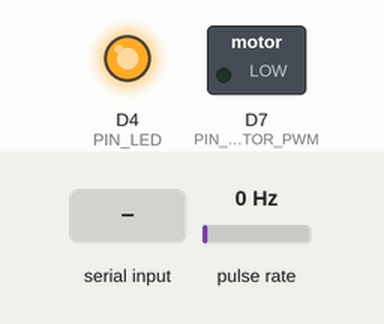
Simulated run of this sketch. Board: ESP8266 (NodeMCU). Parts: switched loads named in the sketch (green lamp = pin HIGH), output pins drawn as LEDs (lit = HIGH). Wiring (inferred from the names in the program): pulse sensor: data D6. Inputs (shaded band) come from the test bench; at power-on: pulse rate 0 Hz. What the sketch prints to the serial monitor is not drawn.

Above: at 1.2 s.
1.3 s: "0" received over Serial
At 2.2 s:
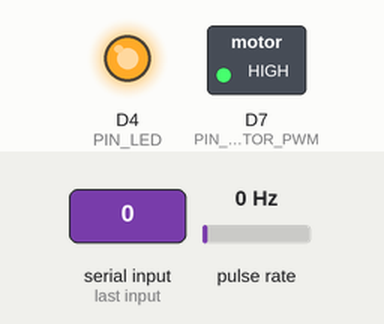
2.8 s: "1" received over Serial
At 3.3 s:
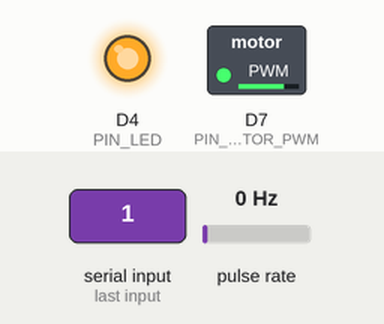
4.3 s: "3" received over Serial
At 5.6 s:
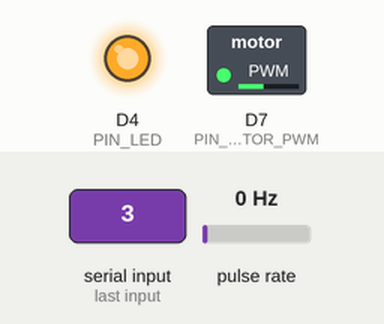
7.9 s: "0" received over Serial
At 8.4 s:
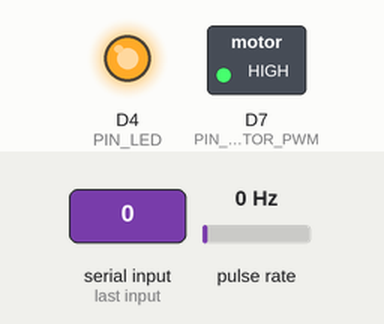
Timing chart, 0 to 10.9 s (numbered marks = the images above; inputs shaded):
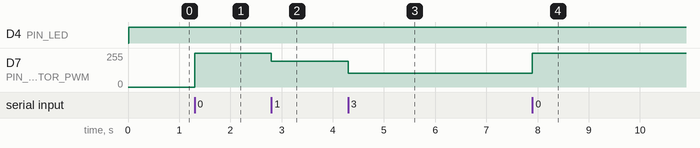

Measured:
- after the input at 1.3 s, D7 (PIN_MOTOR_PWM): 0/255 → 255/255 at once
- after the input at 2.8 s, D7 (PIN_MOTOR_PWM): 255/255 → 192/255 at once
- after the input at 4.3 s, D7 (PIN_MOTOR_PWM): 192/255 → 105/255 at once
- after the input at 7.9 s, D7 (PIN_MOTOR_PWM): 105/255 → 255/255 at once

The sketch:

LiDAR_MeasurePerTick.ino
```cpp
 #include <Wire.h>
#include <LIDARLite.h>

/*
Send number 0-5 to control motor speed (0 = stop, 5 = full)
*/

/*Different scanning modes are possible :
    - 0 : SLOW.  2 degrees angular resolution, max 1.2Hz, +- 3cm
    - 1 : FAST.  1 degree  angular resolution, max 1.5Hz, +- 6cm
    - 2 : ULTRA. 2 degrees angular resolution, max 3.0Hz, +- 6cm
*/
#define MODE 2

int TICKS_PER_LAP = 0; //176 rising ticks per lap ==> 176 ticks if slow mode (detects only rising ticks), 354 otherwise (rising + falling)

#define PIN_LED LED_BUILTIN
#define PIN_MOTOR_PWM D7
#define PIN_ENCODER_INPUT D6

volatile int LapCount;
volatile int lap_tick_count;
volatile bool bool_got_tick = false;
volatile bool bool_new_lap = false;

bool reset = false; //if the host asks for a reset.
volatile bool recalibrate_lidar = true;

LIDARLite LidarLite;
const int LidarMode = MODE; //See example DistanceToi2c from LidarLite library to test Lidar modes. 0 for SLOW (more precise), 1 for FAST (less precise, faster)

void motor_set_speed(int speed) {
  // Give a value from 0 (full stop) to 2013 (full speed)
  // Using transistor "BC558C W0 E"
  analogWrite(PIN_MOTOR_PWM, 1023 - speed);
}

void new_lap(bool reset) {
  // Resets the counter for a new lap. Sends a new lap header (flag for the loop).
  // arg reset : sets the lap counter to zero.
  LapCount = reset ? 0 : LapCount + 1;
  lap_tick_count = 0;
  bool_new_lap = true;
  recalibrate_lidar = true;
}

void encoder_tick() {
	lap_tick_count++;

  bool_got_tick = true;

	if(lap_tick_count > TICKS_PER_LAP) {
		new_lap(false);
	}
}
void check_serial_read() {
  if(Serial.available()) {
    char c = (char)Serial.read();
    switch(c) {
      case 'R': //RESET
        new_lap(true);
        reset = true;
        break;
      case 'P': //GET PPL. The host asks for the angular resolution of the lidar. Reply with the result.
        Serial.print("P");
        Serial.println(TICKS_PER_LAP + 1);
        break;
      case '0':
        motor_set_speed(0);   // motor full stop
        break;
      case '1':
        motor_set_speed(250); // minimum driving speed
        break;
      case '2':
        motor_set_speed(400); //
        break;
      case '3':
        motor_set_speed(600); //
        break;
      case '4':
        motor_set_speed(800); //
        break;
      case '5':
        motor_set_speed(1023);// full motor speed
        break;
    }
  }
}

void setup() {
	Serial.begin(500000);
	pinMode(PIN_LED, OUTPUT);
	pinMode(PIN_ENCODER_INPUT, INPUT);

  LidarLite.begin(LidarMode, true);
  LidarLite.configure(LidarMode);

  switch(MODE) {
    case 0:
      TICKS_PER_LAP = 176;
      attachInterrupt(PIN_ENCODER_INPUT, encoder_tick, RISING);
      break;
    case 1:
      TICKS_PER_LAP = 176 * 2;
      LidarLite.write(0x02, 0x0d);
      attachInterrupt(PIN_ENCODER_INPUT, encoder_tick, CHANGE);
      break;
    case 2:
      TICKS_PER_LAP = 176;
      LidarLite.write(0x02, 0x0d);
      attachInterrupt(PIN_ENCODER_INPUT, encoder_tick, RISING);
      break;
  }

  delay(10);
	new_lap(true);
}

void loop() {
  if(reset) { Serial.println("RESET"); reset = false; } //Send 'RESET' and end line to start fresh (the host will receive 'xxxxxxxxxxRESET\n').

  if(bool_new_lap) {
    Serial.println();
    Serial.print("L");
    Serial.print(LapCount);
    Serial.print(":");

    bool_new_lap = false;
  }
  if(bool_got_tick) {
    Serial.print(LidarLite.distance(recalibrate_lidar));
    Serial.print(',');
    bool_got_tick = false;
    recalibrate_lidar = false;
  }

  check_serial_read();

  if(Serial.availableForWrite() < 10) digitalWrite(PIN_LED, LOW); //DEBUG (high and low inverted with the esp)
  else digitalWrite(PIN_LED, HIGH);
}
```
